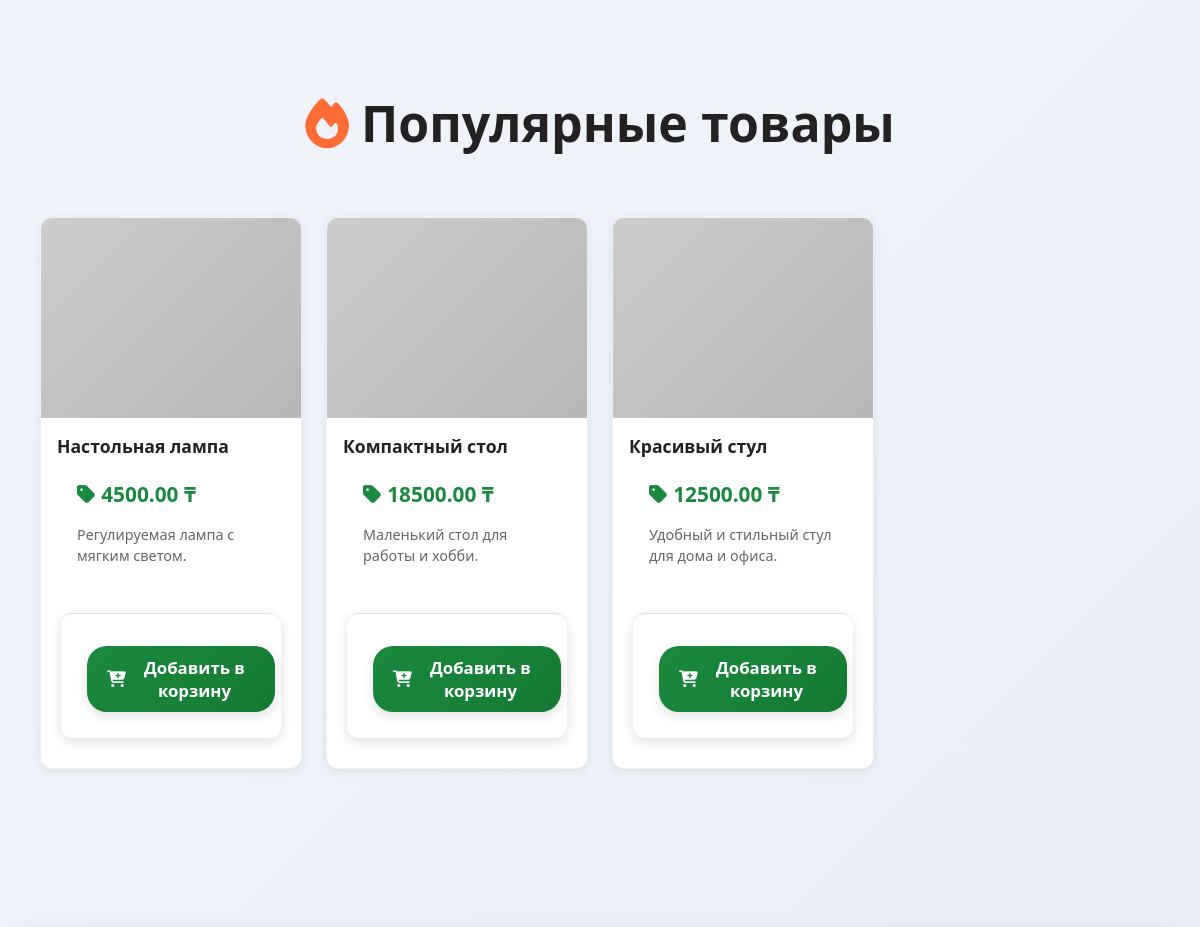
Before: /storeProducts/ (middle part) with the older database file.
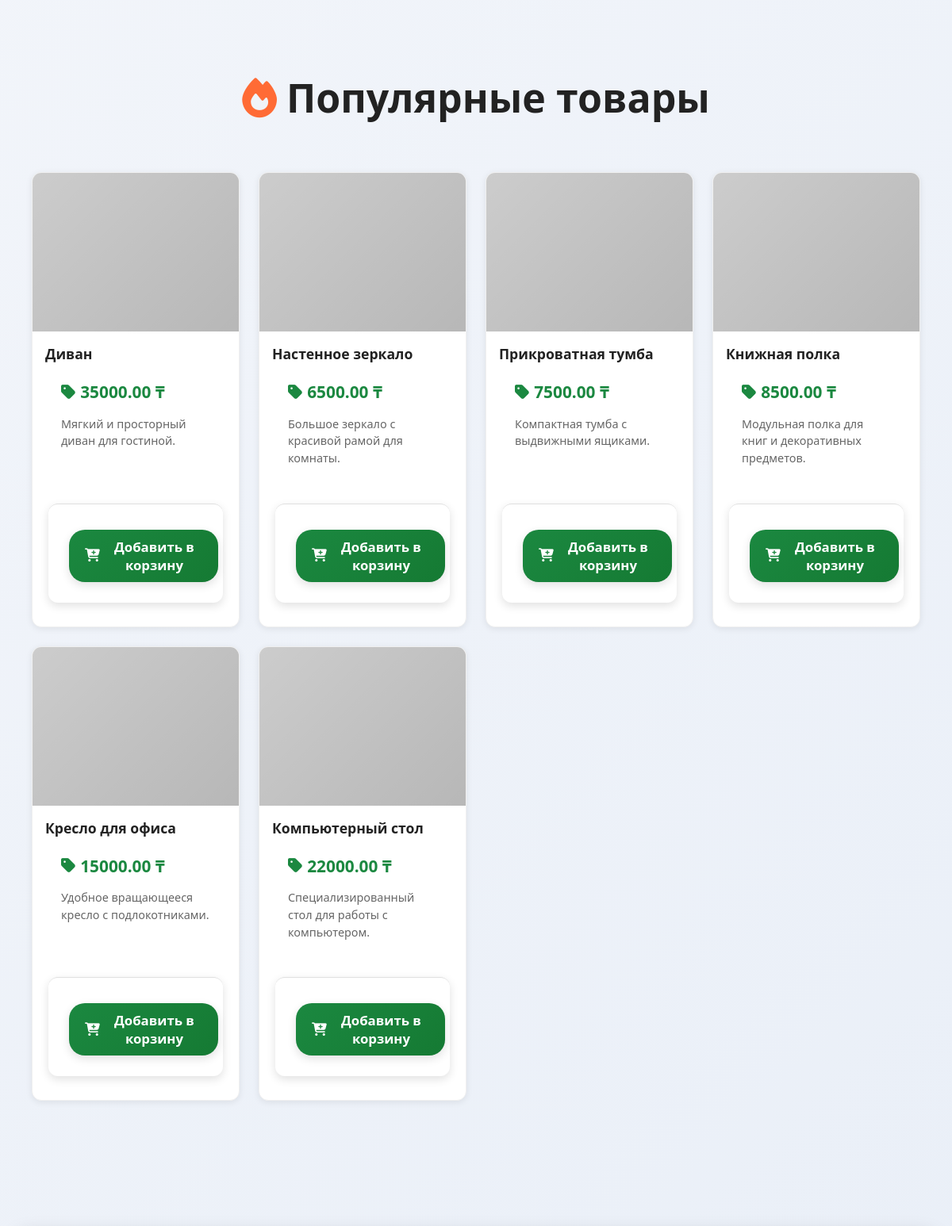
After: the same page with the newer database file.
### storeProducts/models.py (models this page shows, shortened)
class Product(models.Model):
	name = models.CharField(max_length=200)
	description = models.TextField(blank=True)
	price = models.DecimalField(max_digits=10, decimal_places=2)
	image_url = models.URLField(blank=True)
	created_at = models.DateTimeField(auto_now_add=True)
	class Meta:
		ordering = ['-created_at']

### storeProducts/views.py (the view)
# urls.py: path('', views.home, name='home'),
def home(request):
    products = Product.objects.all()[:6]
    return render(request, 'products/home.html', {'products': products})

### storeProducts/templates/products/home.html (shortened to what this page needs)
{% extends 'products/base.html' %}
{% block content %}
<div class="preview-section">
  <h2  style="font-size: 50px;"><i class="fas fa-fire"></i> Популярные товары</h2>
  <div class="grid">
    {% for product in products %}
    <div class="card">
      <a href="{% url 'storeProducts:product_detail' product.pk %}">
        <div class="card-image" style="background-image: url('{{ product.image_url|default:'https://via.placeholder.com/300' }}')"></div>
        <div class="card-body">
          <h3>{{ product.name }}</h3>
          <p class="price"><i class="fas fa-tag"></i> {{ product.price }} ₸</p>
          <p class="desc">{{ product.description|truncatechars:100 }}</p>
        </div>
      </a>
      <form method="post" action="{% url 'storeProducts:add_to_cart' product.pk %}">
        <button type="submit" style="margin-bottom: 10px; margin-left: 10px; padding: 10px 20px; background-color: rgb(0, 0, 55); border-radius: 20px; border-style: none; color: white;"><i class="fas fa-cart-plus"></i> Добавить в корзину</button>
      </form>
    </div>
    {% endfor %}
  </div>
</div>
{% endblock %}

Changed rows visible on the page:
no longer on this page (row unchanged): Product: name "Настольная лампа", price "4500.00", description "Регулируемая лампа с мягким светом."
no longer on this page (row unchanged): Product: name "Компактный стол", price "18500.00", description "Маленький стол для работы и хобби."
no longer on this page (row unchanged): Product: name "Красивый стул", price "12500.00", description "Удобный и стильный стул для дома и офиса."
added Product: name "Диван", price "35000.00", description "Мягкий и просторный диван для гостиной."
added Product: name "Настенное зеркало", price "6500.00", description "Большое зеркало с красивой рамой для комнаты."
added Product: name "Прикроватная тумба", price "7500.00", description "Компактная тумба с выдвижными ящиками."
added Product: name "Книжная полка", price "8500.00", description "Модульная полка для книг и декоративных предметов."
added Product: name "Кресло для офиса", price "15000.00", description "Удобное вращающееся кресло с подлокотниками."
added Product: name "Компьютерный стол", price "22000.00", description "Специализированный стол для работы с компьютером."
